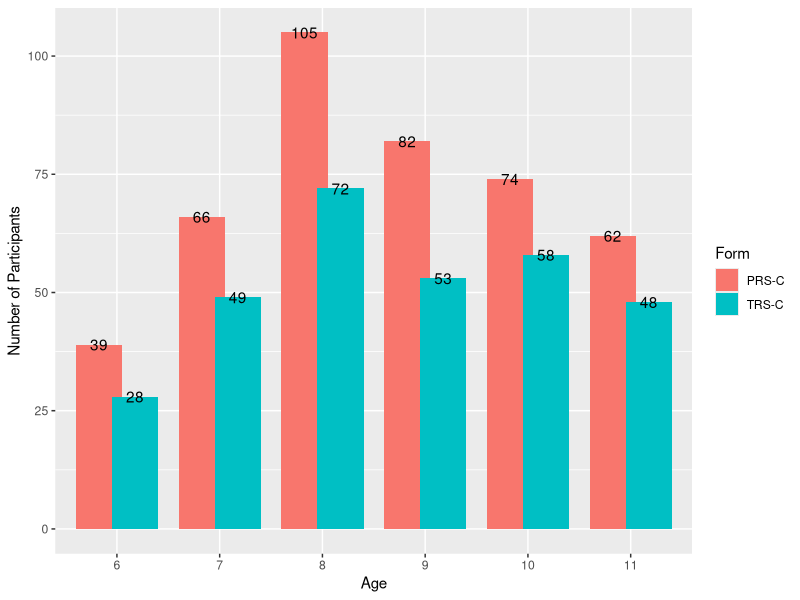
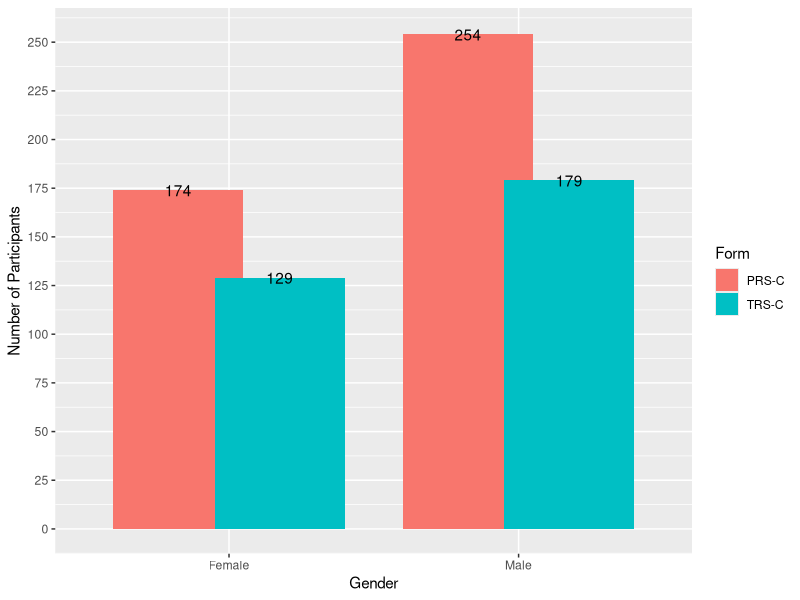

These figures' R source, in order: (Note: this script raises an error after producing the figures.)
# CFA Analysis and IRT Analysis of the BASC-3
# Original code developed by Jake Kraska (Monash University)
# Built on R 4.0.2 with R Studio 1.3.1073
# requires file basc3prsa which contains 193 obs
# requires file basc3prsc which contains 418 obs
# requires file basc3trsa which contains 113 obs
# requires file basc3trsc which contains 298 obs
# set the working directory to source file directory manually

#---                                        ---#
################# Load Packages #################
#---                                        ---#

require(plyr) # version 1.8.6
require(ggplot2) # version 3.3.2
require(psych) # version 2.0.7
require(knitr) # version 1.29
require(lavaan) # version 0.6-7
require(dplyr) # version 1.0.1
require(tidyr) # version 1.1.1
require(latticeExtra) # version 0.6-29
require(lubridate) # version 1.7.9

#---                                       ---#
################# Set Options #################
#---                                       ---#

set.seed(2019)
options(max.print = 3000)

#---                                            ---#
################# Load Scale Data #################
#---                                            ---#

setwd(dirname(rstudioapi::getActiveDocumentContext()$path)) # set the wd to source file
items <- read.csv("items.csv")
data <- read.csv("data.csv")

#---                                                 ---#
################# Clean and Recode Data #################
#---                                                ---#

# change all empty cells to NA
data[data == "" | data == " "] <- NA
items[items == "" | items == " "] <- NA

# create gender factor
data$Gender <- addNA(as.factor(recode(data$Gender, 
                                      "1" = "Male", 
                                      "2" = "Female", 
                                      "3" = "Other")))

# create birth date variable
data$BirthDate <- as.Date(data$BirthDate, "%d/%m/%Y")

# create administration date variable
data$AdministrationDate <- as.Date(data$AdministrationDate, "%d/%m/%Y")

# create age at assessment
data$AgeAtAssessment <- as.period(interval(data$BirthDate, data$AdministrationDate), unit = "year")

# create age by year
data$Age <- as.integer(gsub("y.*","",data$AgeAtAssessment))
data$AgeFactor <- factor(data$Age, ordered = TRUE, levels = c(seq(6,20,1)))

# create form factor
data$Form <- addNA(as.factor(recode(data$Form, 
                                    "2" = "TRS-C", 
                                    "5" = "PRS-C")))
# create rater gender factor
data$RaterGender <- addNA(as.factor(recode(data$RaterGender,
                                           "1" = "Male", 
                                           "2" = "Female", 
                                           "3" = "Other")))

#---                                            ---#
################# Create Item Sets #################
#---                                            ---#

prsc.subscale.items <- list()
for (i in na.omit(unique(items$prsc_clin))) {
  prsc.subscale.items[[i]] <- filter(items, prsc_clin == i)[[1]]
}

prsc.composite.items <- list()
for (i in na.omit(unique(items$prsc_comp))) {
  prsc.composite.items[[i]] <- filter(items, prsc_comp == i)[[1]]
}

prsc.bsi.items <- filter(items, prsc_bsi == "y")[[1]]

trsc.subscale.items <- list()
for (i in na.omit(unique(items$trsc_clin))) {
  trsc.subscale.items[[i]] <- filter(items, trsc_clin == i)[[1]]
}

trsc.composite.items <- list()
for (i in na.omit(unique(items$trsc_comp))) {
  trsc.composite.items[[i]] <- filter(items, trsc_comp == i)[[1]]
}

trsc.bsi.items <- filter(items, trsc_bsi == "y")[[1]]

#---                                      ---#
################# Split Data #################
#---                                      ---#

basc3prsc <- filter(data, Form == "PRS-C")
basc3trsc <- filter(data, Form == "TRS-C")

#---                                       ---#
################# Explore Data #################
#---                                        ---#

# Age distribution

ggplot(data = data, aes(x = AgeFactor, fill = Form)) +
  geom_bar(position = position_dodge(width = .7)) +
  geom_text(stat = "count", aes(label = ..count..), position = position_dodge(width = .7)) +
  scale_y_continuous(name = "Number of Participants", breaks = seq.int(0,105,25), limits = c(0,105)) +
  scale_x_discrete(name = "Age") 
  
# Gender distribution

ggplot(data = data, aes(x = Gender, fill = Form)) +
  geom_bar(position = position_dodge(width = .7)) +
  geom_text(stat = "count", aes(label = ..count..), position = position_dodge(width = .7)) +
  scale_y_continuous(name = "Number of Participants", breaks = seq.int(0,255,25), limits = c(0,255)) +
  scale_x_discrete(name = "Gender") 

#---                                          ---#
################# Reverse Items  #################
#---                                          ---#

prsc.reverse.items <- c("001","028","083","127") %>% # reverse attention problems to make negative
  append(., c("069","085","168")) %>% # reverse functional communication to make positive
  append(., c("027","046","064","066")) %>% # reverse activities of daily living to make positive
  append(., c("087","163")) # reverse withdrawal to make negative

basc3prsc <- basc3prsc %>% mutate_at(vars(paste0("basc3_r", prsc.reverse.items)),
                                     funs(recode(., `1` = 4, `2` = 3, `3` = 2, `4` = 1)))

trsc.reverse.items <- c("001","021","064") %>% # reverse Attention Problems to make negative
  append(., c("022","032","139")) %>% # reverse Functional Communication to make positive
  append(., c("020")) %>% # reverse Adaptability to make positive
  append(., c("055")) %>% # reverse Learning Problems to make negative
  append(., c("098","144")) # reverse Withdrawal to make negative

basc3trsc <- basc3trsc %>% mutate_at(vars(paste0("basc3_r", trsc.reverse.items)),
                                     funs(recode(., `1` = 4, `2` = 3, `3` = 2, `4` = 1)))

#---                                        ---#
################# CFA Models  #################
#---                                        ---#

# PRS-C Subscale Models
prsc.subscale.models <- list()
for (i in na.omit(unique(items$prsc_clin))) {
  prsc.subscale.models[[i]] <- paste0(i, " =~ ", paste0(filter(items, prsc_clin == i)[[1]], collapse = "+"))
}

# PRS-C Internalizing Model
prsc.internalizing.model <- paste(
  # subscales
  paste("anx =~ ", paste(filter(items, prsc_clin == "Anxiety")[[1]], collapse = "+"), sep = ""),
  paste("dep =~ ", paste(filter(items, prsc_clin == "Depression")[[1]], collapse = "+"), sep = ""),
  paste("som =~ ", paste(filter(items, prsc_clin == "Somatization")[[1]], collapse = "+"), sep = ""),
  # composite
  paste("int =~ NA*anx + dep + som", sep = ""),
  paste("int ~~ 1*int", sep = ""),
  # separate all by lines
  sep = "\n"
)

# PRS-C Externalizing Model
prsc.externalizing.model <- paste(
  # subscales
  paste("hyp =~ ", paste(filter(items, prsc_clin == "Hyperactivity")[[1]], collapse = "+"), sep = ""),
  paste("agg =~ ", paste(filter(items, prsc_clin == "Aggression")[[1]], collapse = "+"), sep = ""),
  paste("con =~ ", paste(filter(items, prsc_clin == "ConductProblems")[[1]], collapse = "+"), sep = ""),
  # composite
  paste("ext =~ NA*hyp + agg + con", sep = ""),
  paste("ext ~~ 1*ext", sep = ""),
  # separate all by lines
  sep = "\n"
)

# PRS-C Adaptive Skills Model
prsc.adaptive.model <- paste(
  # subscales
  paste("adaptability =~ ", paste(filter(items, prsc_clin == "Adaptability")[[1]], collapse = "+"), sep = ""),
  paste("social =~ ", paste(filter(items, prsc_clin == "SocialSkills")[[1]], collapse = "+"), sep = ""),
  paste("functional =~ ", paste(filter(items, prsc_clin == "FunctionalCommunication")[[1]], collapse = "+"), sep = ""),
  paste("leadership =~ ", paste(filter(items, prsc_clin == "Leadership")[[1]], collapse = "+"), sep = ""),
  paste("activities =~ ", paste(filter(items, prsc_clin == "ActivitiesOfDailyLiving")[[1]], collapse = "+"), sep = ""),
  # composite
  paste("adaptive =~ NA*adaptability + social + functional + leadership + activities", sep = ""),
  paste("adaptive ~~ 1*adaptive", sep = ""),
  # separate all by lines
  sep = "\n"
)

# PRS-C Behaviour Symptoms Index Model
prsc.bsi.model <- paste(
  # subscales
  # subscales
  paste("hyp =~ ", paste(filter(items, prsc_clin == "Hyperactivity")[[1]], collapse = "+"), sep = ""),
  paste("agg =~ ", paste(filter(items, prsc_clin == "Aggression")[[1]], collapse = "+"), sep = ""),
  paste("dep =~ ", paste(filter(items, prsc_clin == "Depression")[[1]], collapse = "+"), sep = ""),
  paste("att =~ ", paste(filter(items, prsc_clin == "AttentionProblems")[[1]], collapse = "+"), sep = ""),
  paste("aty =~ ", paste(filter(items, prsc_clin == "Atypicality")[[1]], collapse = "+"), sep = ""),
  paste("wit =~ ", paste(filter(items, prsc_clin == "Withdrawal")[[1]], collapse = "+"), sep = ""),
  # composite
  paste("bsi =~ NA*hyp + agg + dep + att + aty + wit", sep = ""),
  paste("bsi ~~ 1*bsi", sep = ""),
  # separate all by lines
  sep = "\n"
)

# TRS-C Subscale Models
trsc.subscale.models <- list()
for (i in na.omit(unique(items$trsc_clin))) {
  trsc.subscale.models[[i]] <- paste0(i, " =~ ", paste0(filter(items, trsc_clin == i)[[1]], collapse = "+"))
}

# TRS-C Internalizing Model
trsc.internalizing.model <- paste(
  # subscales
  paste("anx =~ ", paste(filter(items, trsc_clin == "Anxiety")[[1]], collapse = "+"), sep = ""),
  paste("dep =~ ", paste(filter(items, trsc_clin == "Depression")[[1]], collapse = "+"), sep = ""),
  paste("som =~ ", paste(filter(items, trsc_clin == "Somatization")[[1]], collapse = "+"), sep = ""),
  # composite
  paste("int =~ NA*anx + dep + som", sep = ""),
  paste("int ~~ 1*int", sep = ""),
  # separate all by lines
  sep = "\n"
)

# TRS-C Externalizing Model
trsc.externalizing.model <- paste(
  # subscales
  paste("hyp =~ ", paste(filter(items, trsc_clin == "Hyperactivity")[[1]], collapse = "+"), sep = ""),
  paste("agg =~ ", paste(filter(items, trsc_clin == "Aggression")[[1]], collapse = "+"), sep = ""),
  paste("con =~ ", paste(filter(items, trsc_clin == "ConductProblems")[[1]], collapse = "+"), sep = ""),
  # composite
  paste("ext =~ NA*hyp + agg + con", sep = ""),
  paste("ext ~~ 1*ext", sep = ""),
  # separate all by lines
  sep = "\n"
)

# TRS-C Adaptive Skills Model
trsc.adaptive.model <- paste(
  # subscales
  paste("adaptability =~ ", paste(filter(items, trsc_clin == "Adaptability")[[1]], collapse = "+"), sep = ""),
  paste("social =~ ", paste(filter(items, trsc_clin == "SocialSkills")[[1]], collapse = "+"), sep = ""),
  paste("functional =~ ", paste(filter(items, trsc_clin == "FunctionalCommunication")[[1]], collapse = "+"), sep = ""),
  paste("leadership =~ ", paste(filter(items, trsc_clin == "Leadership")[[1]], collapse = "+"), sep = ""),
  paste("study =~ ", paste(filter(items, trsc_clin == "StudySkills")[[1]], collapse = "+"), sep = ""),
  # composite
  paste("adaptive =~ NA*adaptability + social + functional + leadership + study", sep = ""),
  paste("adaptive ~~ 1*adaptive", sep = ""),
  # separate all by lines
  sep = "\n"
)

# TRS-C School Problems Model
trsc.school.probs.model <- paste(
  # subscales
  paste("learning =~ ", paste(filter(items, trsc_clin == "LearningProblems")[[1]], collapse = "+"), sep = ""),
  paste("attention =~ ", paste(filter(items, trsc_clin == "AttentionProblems")[[1]], collapse = "+"), sep = ""),
  # composite
  paste("school =~ NA*learning + attention", sep = ""),
  paste("school ~~ 1*school", sep = ""),
  # separate all by lines
  sep = "\n"
)

# TRS-C School Problems Model Covary with Internalising
trsc.school.probs.int.model <- paste(
  # school problems subscales
  paste("learning =~ ", paste(filter(items, trsc_clin == "LearningProblems")[[1]], collapse = "+"), sep = ""),
  paste("attention =~ ", paste(filter(items, trsc_clin == "AttentionProblems")[[1]], collapse = "+"), sep = ""),
  # school problems composite
  paste("school =~ NA*learning + attention", sep = ""),
  paste("school ~~ 1*school", sep = ""),
  # int subscales
  paste("anx =~ ", paste(filter(items, trsc_clin == "Anxiety")[[1]], collapse = "+"), sep = ""),
  paste("dep =~ ", paste(filter(items, trsc_clin == "Depression")[[1]], collapse = "+"), sep = ""),
  paste("som =~ ", paste(filter(items, trsc_clin == "Somatization")[[1]], collapse = "+"), sep = ""),
  # int composite
  paste("int =~ NA*anx + dep + som", sep = ""),
  paste("int ~~ 1*int", sep = ""),
  # covary int and school problems
  paste("school ~~ int", sep = ""),
  # separate all by lines
  sep = "\n"
)

# TRS-C Behaviour Symptoms Index Model
trsc.bsi.model <- paste(
  # subscales
  paste("hyp =~ ", paste(filter(items, trsc_clin == "Hyperactivity")[[1]], collapse = "+"), sep = ""),
  paste("agg =~ ", paste(filter(items, trsc_clin == "Aggression")[[1]], collapse = "+"), sep = ""),
  paste("dep =~ ", paste(filter(items, trsc_clin == "Depression")[[1]], collapse = "+"), sep = ""),
  paste("att =~ ", paste(filter(items, trsc_clin == "AttentionProblems")[[1]], collapse = "+"), sep = ""),
  paste("aty =~ ", paste(filter(items, trsc_clin == "Atypicality")[[1]], collapse = "+"), sep = ""),
  paste("wit =~ ", paste(filter(items, trsc_clin == "Withdrawal")[[1]], collapse = "+"), sep = ""),
  # composite
  paste("bsi =~ NA*hyp + agg + dep + att + aty + wit", sep = ""),
  paste("bsi ~~ 1*bsi", sep = ""),
  # separate all by lines
  sep = "\n"
)

#---                                                      ---#
################# Reliability BASC-3 PRS-C  #################
#---                                                      ---#

prsc.alpha <- list()
for (i in names(prsc.subscale.items)) {
  prsc.alpha[[i]] <- psych::alpha(basc3prsc[prsc.subscale.items[[i]]], check.keys = TRUE)
}

lapply(prsc.alpha, function(x) { x$total })

#---                                                        ---#
################# CFA BASC-3 PRS-C Subscales  #################
#---                                                        ---#

prsc.cfa <- list()
for (i in names(prsc.subscale.items)) {
  y <- which(names(prsc.subscale.items) == i)
  prsc.cfa[[i]] <- cfa(model = prsc.subscale.models[[i]], 
                       data = basc3prsc[prsc.subscale.items[[i]]],
                       ordered = prsc.subscale.items[[i]])
  rm(y)
}

lapply(prsc.cfa, function(x) {x})

lapply(prsc.cfa, function(x) { 
  fitMeasures(x, c("chisq", "df", "pvalue", "cfi", "tli", "rmsea", "srmr"))
})

lapply(prsc.cfa, function(x) { 
  parameterEstimates(x, standardized = TRUE) %>%
    filter(op == "=~" | op == "~~") %>%
    dplyr::select("Trait" = lhs, op, "Item" = rhs, "SE" = se, "Z" = z, "p-value" = pvalue, "Std. Beta" = std.all) %>%
    kable(digits = 3, format = "pandoc", caption = "Factor Loadings")
})

lapply(prsc.cfa, function(x) {
  modificationIndices(x)
})

#---                                                            ---#
################# CFA BASC-3 PRS-C Internalizing  #################
#---                                                            ---#

prsc.internalizing.cfa <- cfa(model = prsc.internalizing.model, 
                              data = basc3prsc[prsc.composite.items$Internalizing], 
                              ordered = prsc.composite.items$Internalizing)

prsc.internalizing.cfa

fitMeasures(prsc.internalizing.cfa, c("chisq", "df", "pvalue", "cfi", "tli", "rmsea", "srmr"))

parameterEstimates(prsc.internalizing.cfa, standardized = TRUE) %>%
  filter(op == "=~" | op == "~~") %>%
  dplyr::select("Trait" = lhs, op, "Item" = rhs, "SE" = se, "Z" = z, "p-value" = pvalue, "Std. Beta" = std.all) %>%
  kable(digits = 3, format = "pandoc", caption = "Factor Loadings")

#---                                                            ---#
################# CFA BASC-3 PRS-C Externalizing  #################
#---                                                            ---#

prsc.externalizing.cfa <- cfa(model = prsc.externalizing.model, 
                              data = basc3prsc[prsc.composite.items$Externalizing], 
                              ordered = prsc.composite.items$Externalizing)

prsc.externalizing.cfa

fitMeasures(prsc.externalizing.cfa, c("chisq", "df", "pvalue", "cfi", "tli", "rmsea", "srmr"))

parameterEstimates(prsc.externalizing.cfa, standardized = TRUE) %>%
  filter(op == "=~" | op == "~~") %>%
  dplyr::select("Trait" = lhs, op, "Item" = rhs, "SE" = se, "Z" = z, "p-value" = pvalue, "Std. Beta" = std.all) %>%
  kable(digits = 3, format = "pandoc", caption = "Factor Loadings")

#---                                                            ---#
################# CFA BASC-3 PRS-C Adaptive Skills  #################
#---                                                            ---#

prsc.adaptive.cfa <- cfa(model = prsc.adaptive.model, 
                         data = basc3prsc[prsc.composite.items$AdaptiveSkills], 
                         ordered = prsc.composite.items$AdaptiveSkills)

prsc.adaptive.cfa

fitMeasures(prsc.adaptive.cfa, c("chisq", "df", "pvalue", "cfi", "tli", "rmsea", "srmr"))

parameterEstimates(prsc.adaptive.cfa, standardized = TRUE) %>%
  filter(op == "=~" | op == "~~") %>%
  dplyr::select("Trait" = lhs, op, "Item" = rhs, "SE" = se, "Z" = z, "p-value" = pvalue, "Std. Beta" = std.all) %>%
  kable(digits = 3, format = "pandoc", caption = "Factor Loadings")

#---                                                ---#
################# CFA BASC-3 PRS-C BSI  #################
#---                                                ---#

prsc.bsi.cfa <- cfa(model = prsc.bsi.model, 
                    data = basc3prsc[prsc.bsi.items], 
                    ordered = prsc.bsi.items)

prsc.bsi.cfa

fitMeasures(prsc.bsi.cfa, c("chisq", "df", "pvalue", "cfi", "tli", "rmsea", "srmr"))

parameterEstimates(prsc.bsi.cfa, standardized = TRUE) %>%
  filter(op == "=~" | op == "~~") %>%
  dplyr::select("Trait" = lhs, op, "Item" = rhs, "SE" = se, "Z" = z, "p-value" = pvalue, "Std. Beta" = std.all) %>%
  kable(digits = 3, format = "pandoc", caption = "Factor Loadings")

#---                                                      ---#
################# Reliability BASC-3 TRS-C  #################
#---                                                      ---#

trsc.alpha <- list()
for (i in names(trsc.subscale.items)) {
  trsc.alpha[[i]] <- psych::alpha(basc3trsc[trsc.subscale.items[[i]]], check.keys = TRUE)
}

lapply(trsc.alpha, function(x) { x$total })

#---                                                        ---#
################# CFA BASC-3 TRS-C Subscales  #################
#---                                                        ---#

trsc.cfa <- list()
for (i in names(trsc.subscale.items)) {
  y <- which(names(trsc.subscale.items) == i)
  trsc.cfa[[i]] <- cfa(model = trsc.subscale.models[[i]], 
                       data = basc3trsc[trsc.subscale.items[[i]]],
                       ordered = trsc.subscale.items[[i]])
  rm(y)
}

lapply(trsc.cfa, function(x) {x})

lapply(trsc.cfa, function(x) { 
  fitMeasures(x, c("chisq", "df", "pvalue", "cfi", "tli", "rmsea", "srmr"))
})

lapply(trsc.cfa, function(x) { 
  parameterEstimates(x, standardized = TRUE) %>%
    filter(op == "=~" | op == "~~") %>%
    dplyr::select("Trait" = lhs, op, "Item" = rhs, "SE" = se, "Z" = z, "p-value" = pvalue, "Std. Beta" = std.all) %>%
    kable(digits = 3, format = "pandoc", caption = "Factor Loadings")
})

lapply(trsc.cfa, function(x) {
  modificationIndices(x)
})

#---                                                            ---#
################# CFA BASC-3 TRS-C Internalizing  #################
#---                                                            ---#

trsc.internalizing.cfa <- cfa(model = trsc.internalizing.model, 
                              data = basc3trsc[trsc.composite.items$Internalizing], 
                              ordered = trsc.composite.items$Internalizing)

trsc.internalizing.cfa

fitMeasures(trsc.internalizing.cfa, c("chisq", "df", "pvalue", "cfi", "tli", "rmsea", "srmr"))

parameterEstimates(trsc.internalizing.cfa, standardized = TRUE) %>%
  filter(op == "=~" | op == "~~") %>%
  dplyr::select("Trait" = lhs, op, "Item" = rhs, "SE" = se, "Z" = z, "p-value" = pvalue, "Std. Beta" = std.all) %>%
  kable(digits = 3, format = "pandoc", caption = "Factor Loadings")

#---                                                            ---#
################# CFA BASC-3 TRS-C Externalizing  #################
#---                                                            ---#

trsc.externalizing.cfa <- cfa(model = trsc.externalizing.model, 
                              data = basc3trsc[trsc.composite.items$Externalizing], 
                              ordered = trsc.composite.items$Externalizing)

trsc.externalizing.cfa

fitMeasures(trsc.externalizing.cfa, c("chisq", "df", "pvalue", "cfi", "tli", "rmsea", "srmr"))

parameterEstimates(trsc.externalizing.cfa, standardized = TRUE) %>%
  filter(op == "=~" | op == "~~") %>%
  dplyr::select("Trait" = lhs, op, "Item" = rhs, "SE" = se, "Z" = z, "p-value" = pvalue, "Std. Beta" = std.all) %>%
  kable(digits = 3, format = "pandoc", caption = "Factor Loadings")

#---                                                            ---#
################# CFA BASC-3 TRS-C School Problems  #################
#---                                                            ---#

trsc.school.probs.cfa <- cfa(model = trsc.school.probs.model, 
                             data = basc3trsc[trsc.composite.items$SchoolProblems], 
                             ordered = trsc.composite.items$SchoolProblems)

trsc.school.probs.cfa

fitMeasures(trsc.school.probs.cfa, c("chisq", "df", "pvalue", "cfi", "tli", "rmsea", "srmr"))

parameterEstimates(trsc.school.probs.cfa, standardized = TRUE) %>%
  filter(op == "=~") %>%
  dplyr::select("Trait" = lhs, op, "Item" = rhs, "SE" = se, "Z" = z, "p-value" = pvalue, "Std. Beta" = std.all) %>%
  kable(digits = 3, format = "pandoc", caption = "Factor Loadings")

trsc.school.probs.int.cfa <- cfa(model = trsc.school.probs.int.model, 
                                 data = basc3trsc[c(trsc.composite.items$SchoolProblems,trsc.composite.items$Internalizing)], 
                                 ordered = c(trsc.composite.items$SchoolProblems,trsc.composite.items$Internalizing))

trsc.school.probs.int.cfa

fitMeasures(trsc.school.probs.int.cfa, c("chisq", "df", "pvalue", "cfi", "tli", "rmsea", "srmr"))

parameterEstimates(trsc.school.probs.int.cfa, standardized = TRUE) %>%
  filter(op == "=~" | op == "~~") %>%
  dplyr::select("Trait" = lhs, op, "Item" = rhs, "SE" = se, "Z" = z, "p-value" = pvalue, "Std. Beta" = std.all) %>%
  kable(digits = 3, format = "pandoc", caption = "Factor Loadings")

#---                                                            ---#
################# CFA BASC-3 TRS-C Adaptive Skills  #################
#---                                                            ---#

trsc.adaptive.cfa <- cfa(model = trsc.adaptive.model, 
                         data = basc3trsc[trsc.composite.items$AdaptiveSkills], 
                         ordered = trsc.composite.items$AdaptiveSkills)

trsc.adaptive.cfa

fitMeasures(trsc.adaptive.cfa, c("chisq", "df", "pvalue", "cfi", "tli", "rmsea", "srmr"))

parameterEstimates(trsc.adaptive.cfa, standardized = TRUE) %>%
  filter(op == "=~" | op == "~~") %>%
  dplyr::select("Trait" = lhs, op, "Item" = rhs, "SE" = se, "Z" = z, "p-value" = pvalue, "Std. Beta" = std.all) %>%
  kable(digits = 3, format = "pandoc", caption = "Factor Loadings")

#---                                                ---#
################# CFA BASC-3 TRS-C BSI  #################
#---                                                ---#

trsc.bsi.cfa <- cfa(model = trsc.bsi.model, 
                    data = basc3trsc[trsc.bsi.items], 
                    ordered = trsc.bsi.items)

trsc.bsi.cfa

fitMeasures(trsc.bsi.cfa, c("chisq", "df", "pvalue", "cfi", "tli", "rmsea", "srmr"))

parameterEstimates(trsc.bsi.cfa, standardized = TRUE) %>%
  filter(op == "=~" | op == "~~") %>%
  dplyr::select("Trait" = lhs, op, "Item" = rhs, "SE" = se, "Z" = z, "p-value" = pvalue, "Std. Beta" = std.all) %>%
  kable(digits = 3, format = "pandoc", caption = "Factor Loadings")
